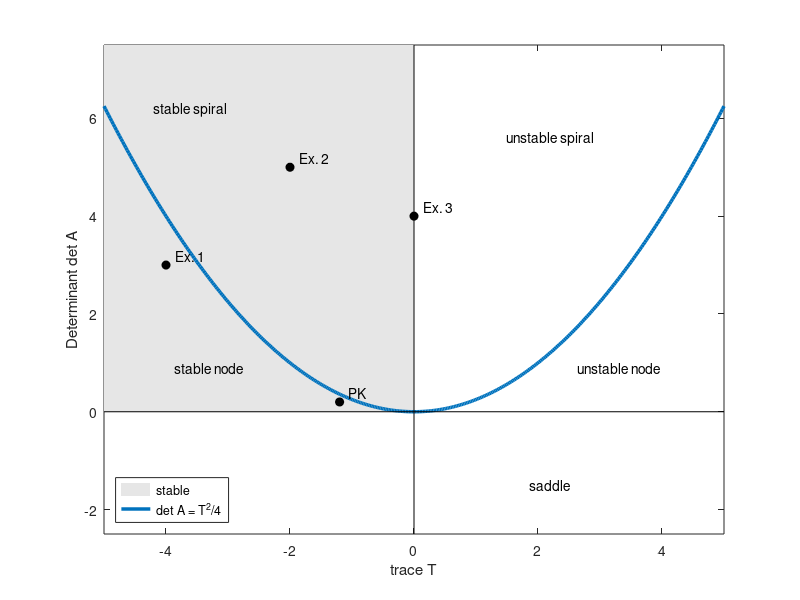

Write MATLAB code to recreate this figure.
% Fig. 4.11: Trace-determinant plane (book, Section 4.2)
% The trace T and the determinant det A of a 2x2 matrix determine the type and stability of the origin; gray: stable
% (c) 2026 Philipp Kügler · Program for the book "Dynamical Systems in the Life Sciences" · MIT License (see LICENSE)
namen = {'Ex. 1', 'Ex. 2', 'Ex. 3', 'PK'};
As = {[-2 1; 1 -2], [-1 2; -2 -1], [0 -2; 2 0], [-1 0; 1 -0.2]};
T = linspace(-5, 5, 400);
fill([-5 0 0 -5], [0 0 7.5 7.5], [0.9 0.9 0.9], 'EdgeColor', 'none'); hold on
plot(T, T.^2 / 4, 'Color', [0 0.447 0.741], 'LineWidth', 2.5);
plot([-5 5], [0 0], 'k'); plot([0 0], [-2.5 7.5], 'k');
for i = 1:4
    A = As{i}; Sp = trace(A); De = det(A);
    if De < 0, typ = 'saddle';
    elseif Sp == 0, typ = 'center';
    elseif Sp^2 >= 4 * De, typ = 'node';
    else, typ = 'spiral';
    end
    if Sp < 0 && De > 0, typ = [typ ', stable']; end
    fprintf('%s: trace = %4.1f,  det A = %4.1f  -> %s\n', namen{i}, Sp, De, typ);
    plot(Sp, De, 'ko', 'MarkerFaceColor', 'k'); text(Sp + 0.15, De + 0.2, namen{i});
end
text(-3.3, 0.9, 'stable node', 'HorizontalAlignment', 'center'); text(-3.6, 6.2, 'stable spiral', 'HorizontalAlignment', 'center');
text(3.3, 0.9, 'unstable node', 'HorizontalAlignment', 'center'); text(2.2, 5.6, 'unstable spiral', 'HorizontalAlignment', 'center');
text(2.2, -1.5, 'saddle', 'HorizontalAlignment', 'center'); hold off
xlim([-5 5]); ylim([-2.5 7.5]); xlabel('trace T'); ylabel('Determinant det A');
legend('stable', 'det A = T^2/4', 'Location', 'southwest');
